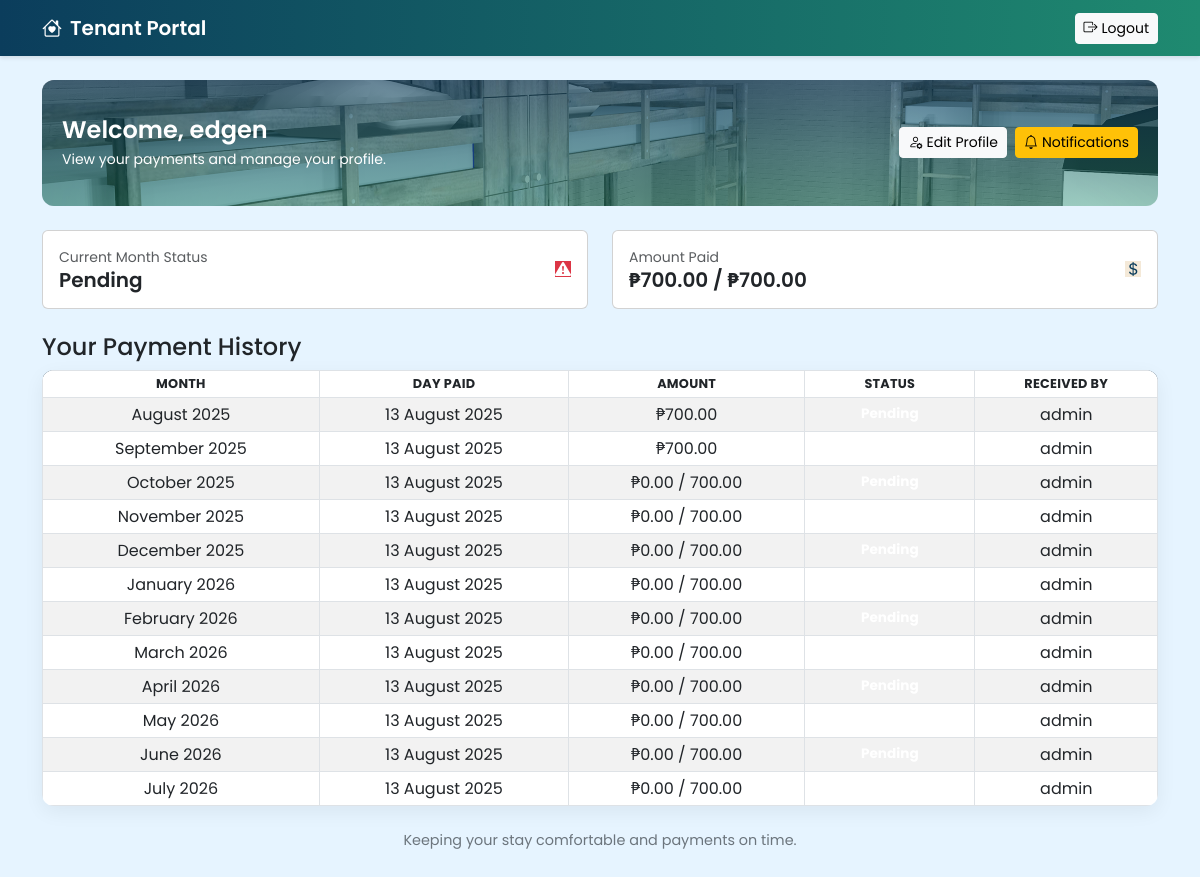
Before: /tenant/dashboard.php (signed in) with the older database file.
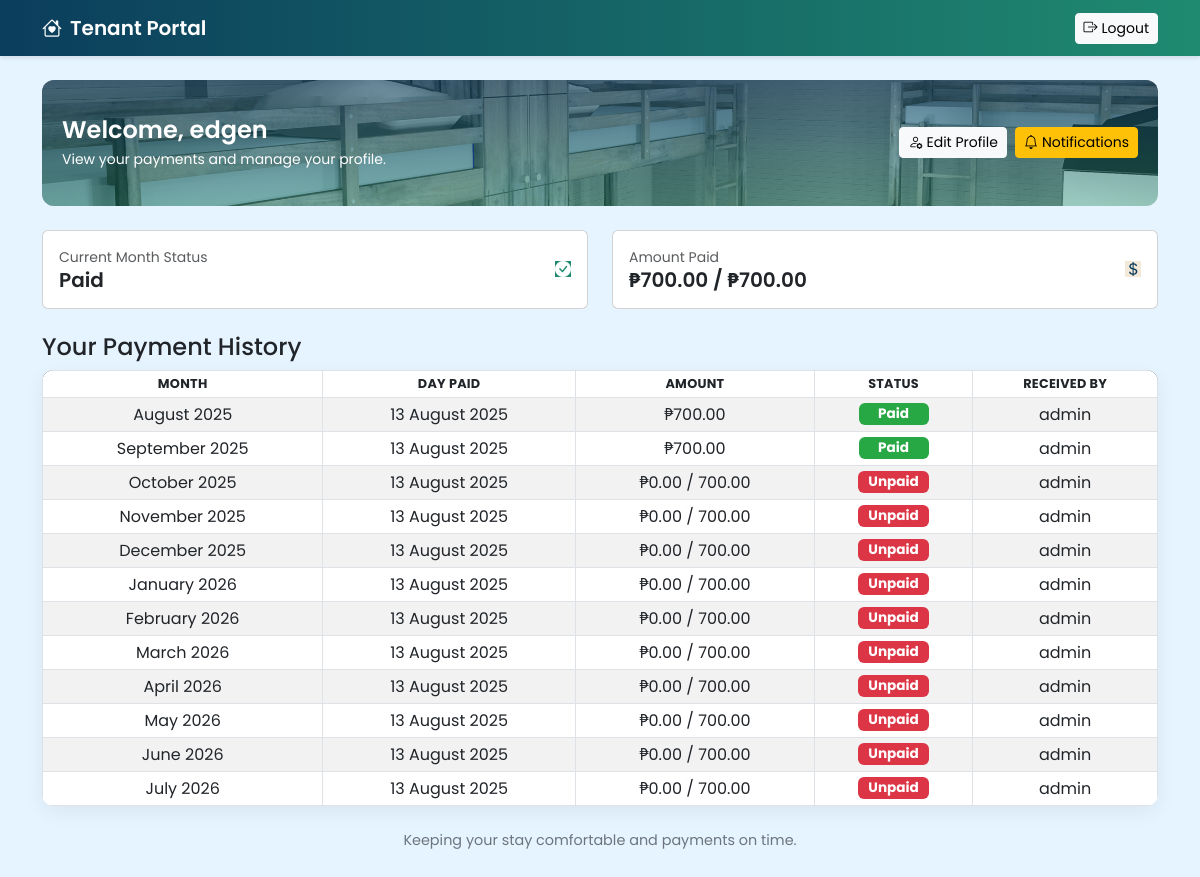
After: the same page with the newer database file.
### tables this page shows
CREATE TABLE `payments` (
  `payment_id` int(11) NOT NULL,
  `tenant_id` int(11) NOT NULL,
  `month_paid` varchar(7) DEFAULT NULL,
  `amount` decimal(10,2) NOT NULL,
  `payment_method` varchar(50) NOT NULL,
  `status` enum('Paid','Partial','Unpaid') NOT NULL DEFAULT 'Unpaid',
  `remarks` text DEFAULT NULL,
  `date_paid` datetime NOT NULL DEFAULT current_timestamp(),
  `received_by` varchar(100) NOT NULL
);

CREATE TABLE `tenants` (
  `tenant_id` int(11) NOT NULL,
  `name` varchar(100) NOT NULL,
  `room_number` varchar(10) NOT NULL,
  `contact` varchar(15) DEFAULT NULL,
  `start_date` date NOT NULL,
  `rent_amount` decimal(10,2) NOT NULL,
  `address` varchar(255) NOT NULL DEFAULT '',
  `monthly_rent` decimal(10,2) NOT NULL DEFAULT 0.00
);

### tenant/dashboard.php (the view, shortened to what this page needs)
<?php
include '../config/db.php';
$tenant_id = $_SESSION['tenant_id'];
$tenant = mysqli_fetch_assoc(mysqli_query(
    $conn,
    "SELECT a.username, t.contact, t.start_date, t.rent_amount
     FROM tenants t
    JOIN users a ON t.tenant_id = a.id
     WHERE t.tenant_id = '$tenant_id'"
));
$rent_amount = floatval($tenant['rent_amount']);
$payments = mysqli_query($conn, "SELECT * FROM payments WHERE tenant_id = '$tenant_id' ORDER BY month_paid ASC, date_paid ASC");
?>
<?php
$today = new DateTime();
$current_month = $today->format('Y-m');
$current_payment = mysqli_fetch_assoc(mysqli_query($conn, "SELECT SUM(amount) as total FROM payments WHERE tenant_id='$tenant_id' AND month_paid='$current_month'"));
$current_status_row = mysqli_fetch_assoc(mysqli_query($conn, "SELECT status FROM payments WHERE tenant_id='$tenant_id' AND month_paid='$current_month' ORDER BY status='Paid' DESC, status='Partial' DESC LIMIT 1"));
$current_status = $current_status_row && !empty($current_status_row['status']) ? $current_status_row['status'] : null;
?>
<!DOCTYPE html>
<html>
<head>
    <link href="https://cdn.jsdelivr.net/npm/bootstrap@5.3.0/dist/css/bootstrap.min.css" rel="stylesheet">
    <link href="https://cdn.jsdelivr.net/npm/bootstrap-icons@1.11.3/font/bootstrap-icons.css" rel="stylesheet">
</head>
<body>
<nav class="navbar navbar-expand-lg navbar-dark">
    <div class="container">
        <a class="navbar-brand fw-semibold" href="dashboard.php"><i class="bi bi-house-heart me-2"></i>Tenant Portal</a>
        <div class="collapse navbar-collapse" id="navbarsTenant">
            <ul class="navbar-nav ms-auto">
                <li class="nav-item ms-lg-2"><a class="btn btn-sm btn-light" href="../logout.php"><i class="bi bi-box-arrow-right me-1"></i>Logout</a></li>
            </ul>
        </div>
    </div>
</nav>
<div class="container mt-4">
    <div class="hero mb-4">
        <div class="hero-content d-flex flex-column flex-md-row align-items-md-center justify-content-between">
            <div class="mb-2 mb-md-0">
                <h1 class="h4 fw-semibold mb-1">Welcome, <?php echo htmlspecialchars($_SESSION['tenant']); ?></h1>
                <div class="small">View your payments and manage your profile.</div>
            </div>
            <div class="d-flex gap-2">
                <button class="btn btn-light btn-sm" data-bs-toggle="modal" data-bs-target="#editProfileModal"><i class="bi bi-person-gear me-1"></i>Edit Profile</button>
                <button class="btn btn-warning btn-sm notification" data-bs-toggle="modal" data-bs-target="#notificationsModal">
                    <i class="bi bi-bell me-1"></i>Notifications
                </button>
            </div>
        </div>
    </div>
    <div class="row mb-4">
        <div class="col-md-6">
            <div class="card stat-card">
                <div class="card-body d-flex align-items-center justify-content-between">
                    <div>
                        <div class="text-muted small">Current Month Status</div>
                        <div class="h5 mb-0 fw-semibold">
                            <?php
                            $current_amount = $current_payment ? floatval($current_payment['total']) : 0;
                            $status = $current_status ?? ($current_amount > 0 ? 'Partial' : 'Unpaid');
                            echo $status;
                            ?>
                        </div>
                    </div>
                    <div class="stat-icon" style="background:<?php
                        if ($status === 'Paid') echo 'var(--bh-teal)';
                        elseif ($status === 'Partial') echo '#fd7e14';
                        else echo '#dc3545';
                    ?>; color:#fff;">
                        <i class="bi <?php
                        if ($status === 'Paid') echo 'bi-check-circle-fill';
                        elseif ($status === 'Partial') echo 'bi-clock-fill';
                        else echo 'bi-exclamation-triangle-fill';
                        ?>"></i>
                    </div>
                </div>
            </div>
        </div>
        <div class="col-md-6">
            <div class="card stat-card">
                <div class="card-body d-flex align-items-center justify-content-between">
                    <div>
                        <div class="text-muted small">Amount Paid</div>
                        <div class="h5 mb-0 fw-semibold">₱<?= number_format($current_amount, 2) ?> / ₱<?= number_format($rent_amount, 2) ?></div>
                    </div>
                    <div class="stat-icon" style="background:var(--bh-sand); color:var(--bh-deep);">
                        <i class="bi bi-currency-dollar"></i>
                    </div>
                </div>
            </div>
        </div>
    </div>
    <h4 id="payment-history">Your Payment History</h4>
    <div class="table-responsive table-card">
        <table class="table table-bordered table-striped table-hover table-sm align-middle mb-0">
            <thead>
                <tr><th>Month</th><th>Day Paid</th><th>Amount</th><th>Status</th><th>Received By</th></tr>
            </thead>
            <tbody>
                <?php while ($row = mysqli_fetch_assoc($payments)) {
                    $amount = floatval($row['amount']);
                    $total_for_month = mysqli_fetch_assoc(mysqli_query($conn, "SELECT SUM(amount) as total FROM payments WHERE tenant_id='$tenant_id' AND month_paid='".$row['month_paid']."'"))['total'];
                    $status = !empty($row['status']) ? $row['status'] : ($total_for_month > 0 ? 'Partial' : 'Unpaid');
                    $display_amount = $amount == 0 ? "0.00 / ".number_format($rent_amount, 2) : number_format($amount, 2);
                    $month_display = DateTime::createFromFormat('Y-m', $row['month_paid'])->format('F Y');
                    $day_display   = ($row['date_paid']) ? (new DateTime($row['date_paid']))->format('d F Y') : '';
                    $receiver = !empty($row['received_by']) ? htmlspecialchars($row['received_by']) : 'admin';
                ?>
                <tr>
                    <td><?php echo $month_display; ?></td>
                    <td><?php echo $day_display; ?></td>
                    <td>₱<?php echo $display_amount; ?></td>
                    <td>
                        <span class="badge badge-<?php echo strtolower($status); ?> payment-status" style="font-size:0.85em; padding:4px 10px; min-width:70px; text-align:center;">
                            <?php echo $status; ?>
                        </span>
                    </td>
                    <td><?php echo $receiver; ?></td>
                </tr>
                <?php } ?>
            </tbody>
        </table>
    </div>
<div class="container mt-4 mb-5">
    <p class="footer-note text-center">Keeping your stay comfortable and payments on time.</p>
</div>
</body>
</html>

### tenant/dashboard.php (style rules this page uses)
:root { --bh-primary:#0d6efd; --bh-deep:#0b3d5c; --bh-teal:#1f8a70; --bh-sand:#f4e9d8; --bh-coral:#ff6f59; --bh-sky:#e6f4ff; }
body { background-color: var(--bh-sky); font-family: 'Poppins', system-ui, -apple-system, Segoe UI, Roboto, "Helvetica Neue", Arial; }
.navbar { background: linear-gradient(90deg, var(--bh-deep), var(--bh-teal)); position: sticky; top: 0; z-index: 1030; box-shadow: 0 2px 4px rgba(0,0,0,0.1); }
.navbar .nav-link, .navbar .navbar-brand { color:#fff; }
.hero { position:relative; background:url('../Hero-Boarding.jpg') center/cover no-repeat; color:#fff; border-radius:12px; overflow:hidden; }
.hero::after { content:""; position:absolute; inset:0; background:linear-gradient(180deg, rgba(11,61,92,.6), rgba(31,138,112,.45)); }
.hero-content { position:relative; z-index:1; padding:36px 20px; }
.notification { position:relative;display:inline-block }
.badge-paid { background: #28a745 !important; color: #fff !important; }
.badge-unpaid { background: #dc3545 !important; color: #fff !important; }
.table thead { background:#0f2d44; color:#fff; }
.table thead th { text-transform:uppercase; letter-spacing:.02em; font-size:.8rem; }
.table th, .table td { vertical-align:middle;text-align:center }
.table-card { border-radius:12px; overflow:hidden; box-shadow:0 6px 20px rgba(0,0,0,.06); }
.footer-note { color:#6c757d; font-size:.9rem; }

Changed rows visible on the page:
changed payments "September 2025": status "Pending" → "Paid"; status (not shown) → "Paid"
changed payments "August 2025": status (not shown) → "Paid"
changed payments "October 2025": status (not shown) → "Unpaid"
changed payments "November 2025": status (not shown) → "Unpaid"
changed payments "December 2025": status (not shown) → "Unpaid"
changed payments "January 2026": status (not shown) → "Unpaid"
changed payments "February 2026": status (not shown) → "Unpaid"
changed payments "March 2026": status (not shown) → "Unpaid"
changed payments "April 2026": status (not shown) → "Unpaid"
changed payments "May 2026": status (not shown) → "Unpaid"
changed payments "June 2026": status (not shown) → "Unpaid"
changed payments "July 2026": status (not shown) → "Unpaid"
